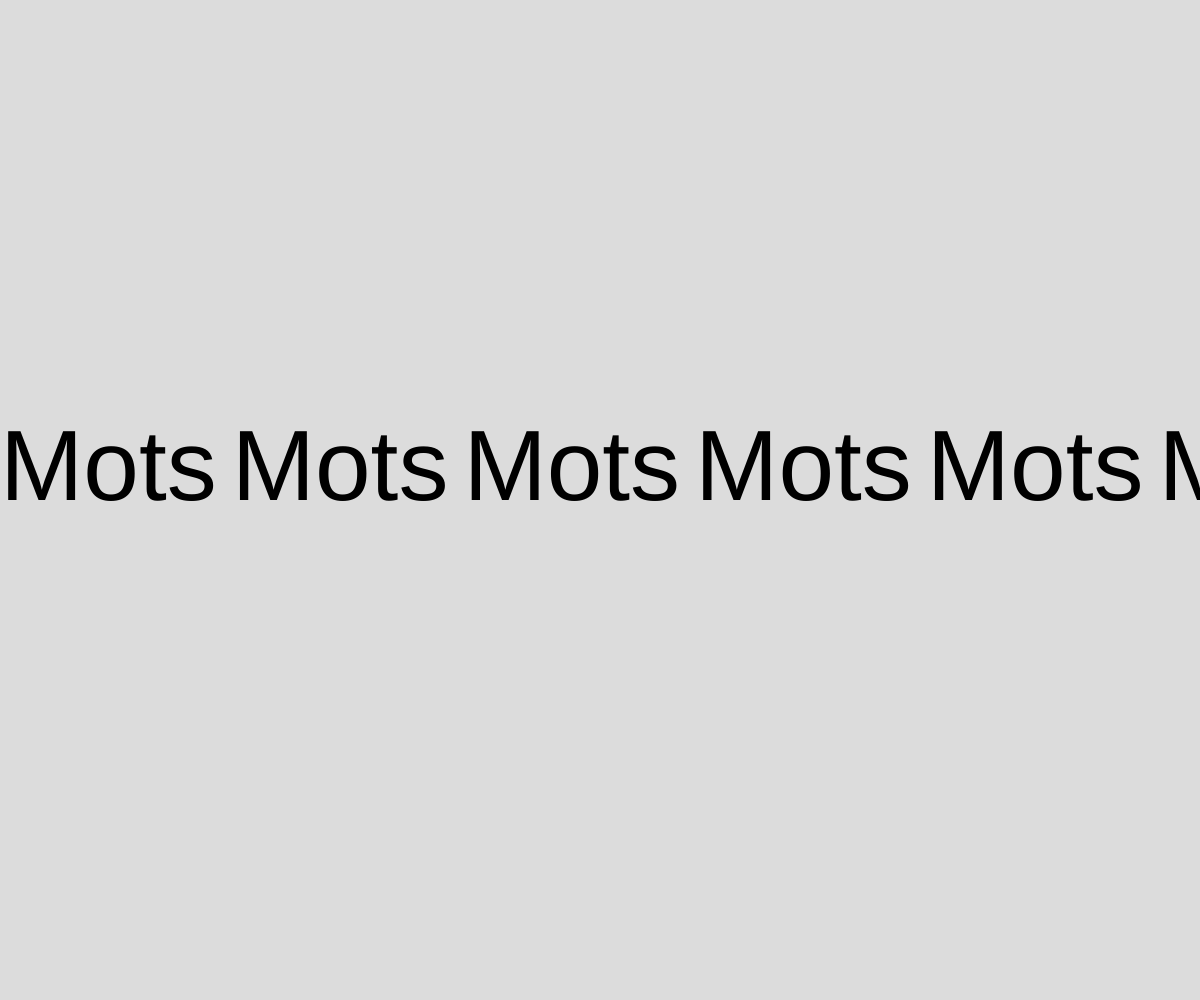
Frame 1 (no input)
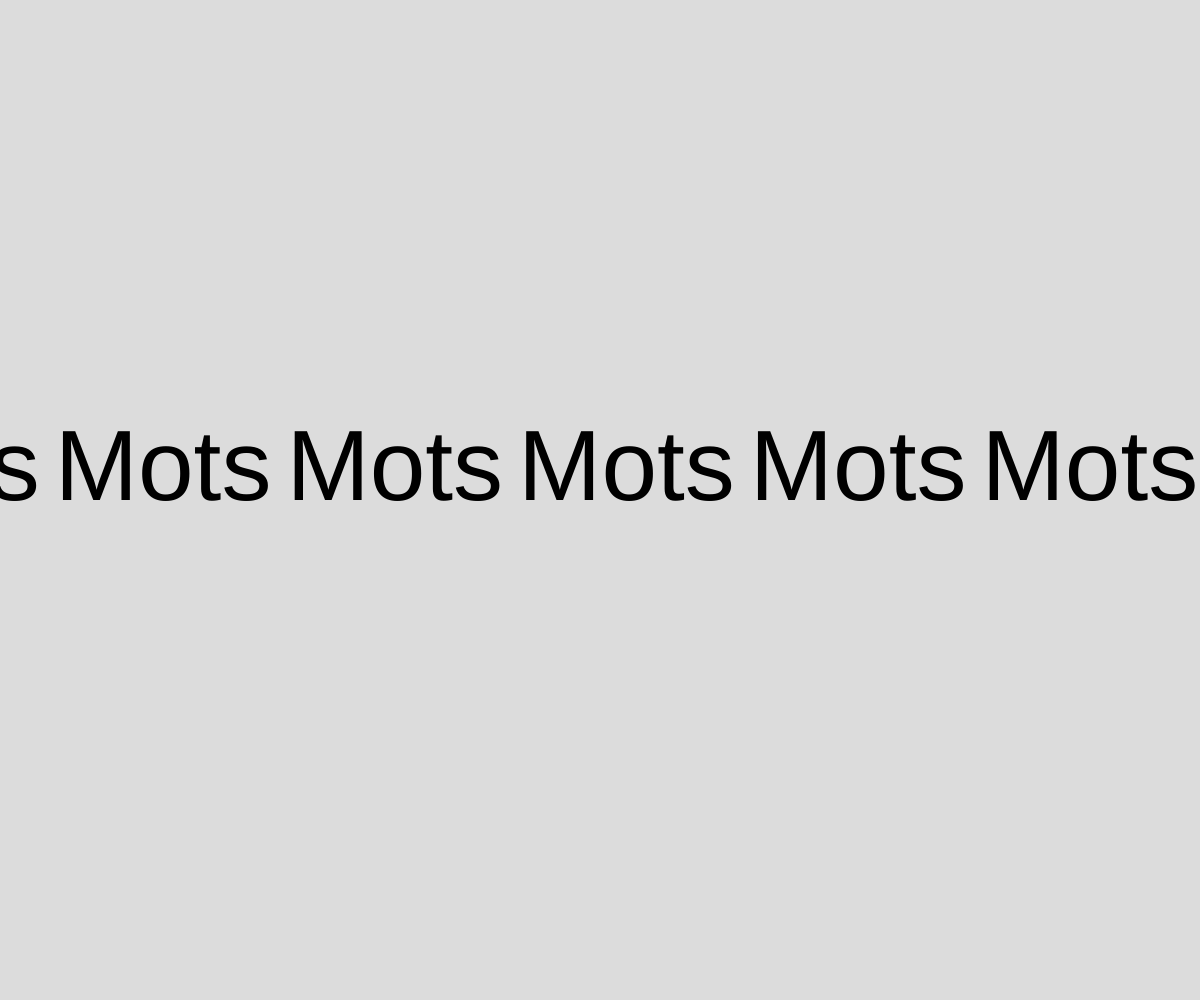
Frame 60 (no input)
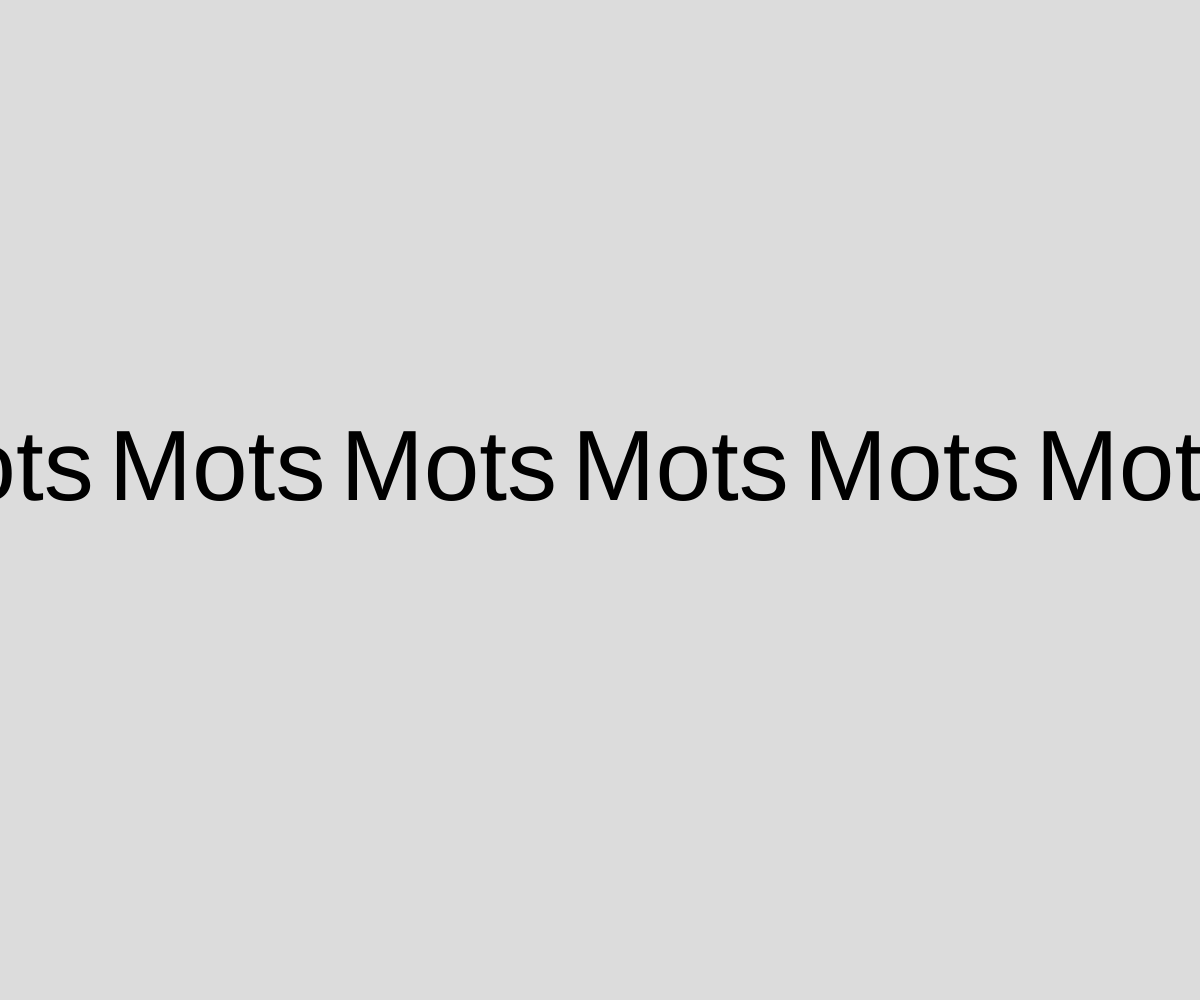
Frame 120 (the mouse pressed at the canvas centre since frame 60)

The p5.js sketch that drew these frames (run headless with seeded random() and noise() and a simulated clock; from frame 60 on, the mouse is pressed at the canvas centre):

// p5.js sketch
// ── sketch.js
let x = 0;
let LeCopy = 'Mots';
let CopyMarge;
let quick = 3;

function setup() {
  createCanvas(windowWidth, windowHeight);

  textSize(windowHeight / 10);
  CopyMarge = textWidth(LeCopy) + 15;

}

function draw() {
  background(220);

  for (i = 0; i < windowWidth + CopyMarge ; i = i + CopyMarge ) {
    xPos = (x + i) % (windowWidth + CopyMarge)
    text(LeCopy, xPos, windowHeight / 2)
  }

  x = x - quick;

  if (x < -CopyMarge) {
    x = 0;
  }

}

window.onload = function() {
    // Vérifiez si l'utilisateur vient de la page d'accueil
    if (document.referrer.includes('index.html')) {
        // Si oui, affichez le lien de retour
        document.getElementById('back-link').style.display = 'block';
    }
}

// ── ID.js

let txtNomSKETCH4 = 'Il pleut';
let txtDescriptionSKETCH4 = 'Vertical play';

// Assurez-vous que les variables sont accessibles globalement en les ajoutant à l'objet global (window)
window.txtNomSKETCH4 = txtNomSKETCH4;
window.txtDescriptionSKETCH4 = txtDescriptionSKETCH4;
